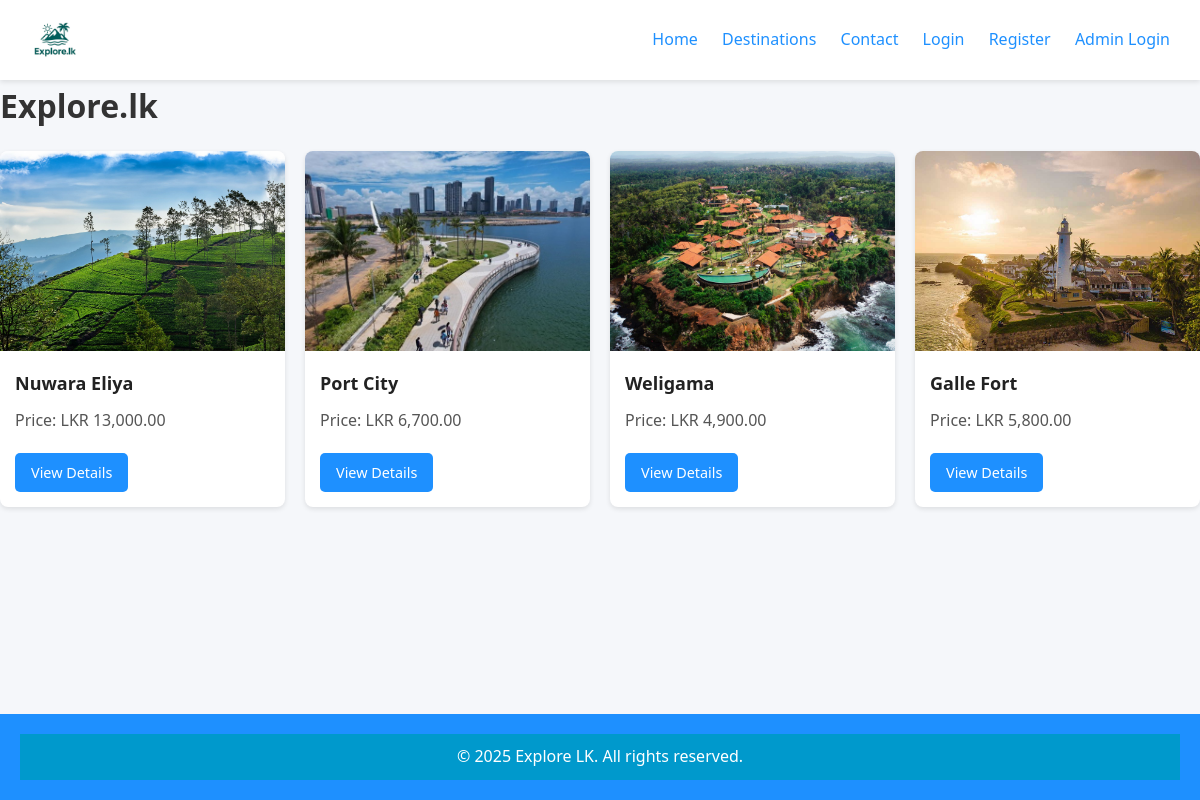
The page / on the database its author committed.
### tables this page shows
CREATE TABLE `destinations` (
  `destination_id` int(10) UNSIGNED NOT NULL,
  `title` varchar(150) NOT NULL,
  `slug` varchar(180) DEFAULT NULL,
  `description` text NOT NULL,
  `category` varchar(80) DEFAULT NULL,
  `location_text` varchar(200) DEFAULT NULL,
  `latitude` decimal(10,7) DEFAULT NULL,
  `longitude` decimal(10,7) DEFAULT NULL,
  `price_from` decimal(10,2) DEFAULT NULL,
  `image_path` varchar(255) DEFAULT NULL,
  `created_at` timestamp NOT NULL DEFAULT current_timestamp()
);

### index.php (the view, shortened to what this page needs)
<?php
include 'includes/header.php';
?>
<h1>Explore.lk</h1>
<div class="destinations">
    <?php
    $result = $conn->query("SELECT * FROM destinations ORDER BY created_at DESC LIMIT 4");
    while($row = $result->fetch_assoc()): ?>
        <div class="destination-card">
            <img src="assets/<?php echo $row['image_path']; ?>"
                 alt="<?php echo $row['title']; ?>">
            <h3><?php echo $row['title']; ?></h3>
            <p>Price: LKR <?php echo number_format($row['price_from'], 2); ?></p>
            <a href="destination.php?id=<?php echo $row['destination_id']; ?>">View Details</a>
        </div>
    <?php endwhile; ?>
</div>
<?php include 'includes/footer.php'; ?>

### assets/css/style.css (style rules this page uses)
* { margin: 0; padding: 0; box-sizing: border-box; font-family: 'Segoe UI', Tahoma, Geneva, Verdana, sans-serif; }
body { background-color: #f5f7fa; color: #333; line-height: 1.6; }
a { color: #1e90ff; text-decoration: none; }
.destinations { display: grid; grid-template-columns: repeat(auto-fit, minmax(250px, 1fr)); gap: 20px; margin: 20px 0; }
.destination-card { background-color: #fff; border-radius: 8px; overflow: hidden; box-shadow: 0 2px 5px rgba(0,0,0,0.1); transition: transform 0.2s ease, box-shadow 0.2s ease; }
.destination-card img { width: 100%; height: 200px; object-fit: cover; }
.destination-card h3 { padding: 10px 15px; font-size: 18px; color: #222; }
.destination-card p { padding: 0 15px 10px; color: #555; }
.destination-card a { display: inline-block; margin: 10px 15px 15px; background: #1e90ff; color: #fff; padding: 8px 16px; border-radius: 5px; font-size: 0.9rem; transition: background 0.2s; text-align: center; }
html, body { height: 100%; margin: 0; display: flex; flex-direction: column; }

### rows shown on the page
destinations: image_path (picture), title "Nuwara Eliya", price_from "13,000.00"
destinations: image_path (picture), title "Port City", price_from "6,700.00"
destinations: image_path (picture), title "Weligama", price_from "4,900.00"
destinations: image_path (picture), title "Galle Fort", price_from "5,800.00"
